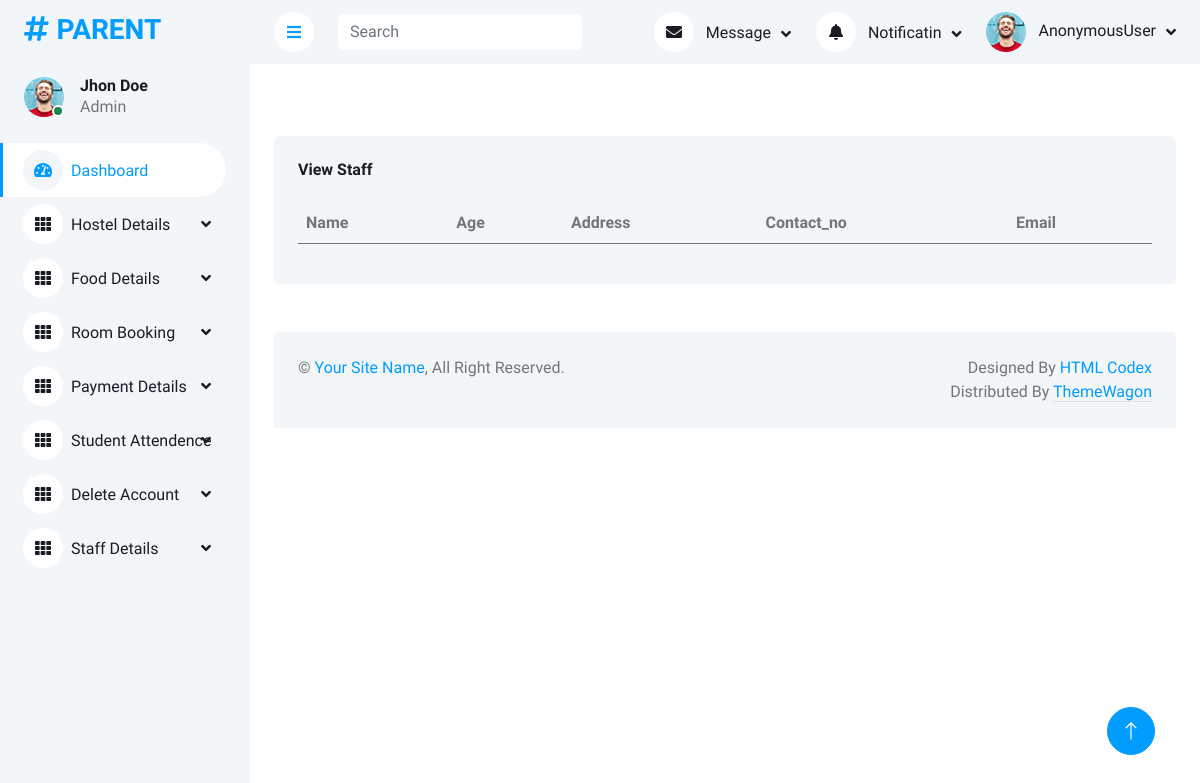
Before: /parentviewstaff with the older database file.
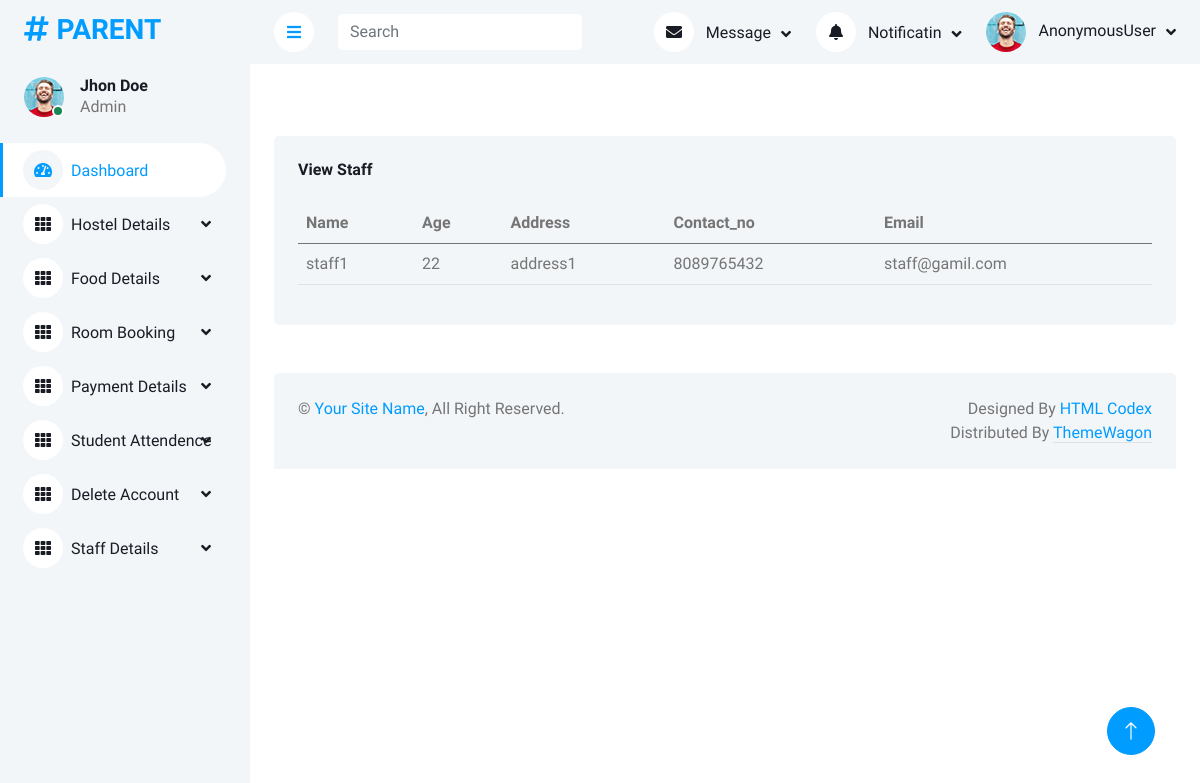
After: the same page with the newer database file.
### app/models.py (models this page shows)
class Staff(models.Model):
    name = models.CharField(max_length=40)
    age = models.IntegerField()
    address = models.TextField()
    contact_no = models.IntegerField()
    email = models.EmailField()

### app/parentviews.py (the view)
def view_staff(request):
    data=Staff.objects.all()
    return render(request,'parent_temp/parent_view_staff.html',{'data':data})

### templates/parent_temp/parent_view_staff.html
<!DOCTYPE html>
{% extends 'parent_temp/parent_home.html' %}
{% block content %}
{% load static %}
<div class="col-12">
    <div class="bg-light rounded h-100 p-4">
        <h6 class="mb-4">View Staff</h6>
        <div class="table-responsive">
            <table class="table">
                <thead>
                <tr>
                    <th scope="col">Name</th>
                    <th scope="col">Age</th>
                    <th scope="col">Address</th>
                    <th scope="col">Contact_no</th>
                    <th scope="col">Email</th>
                </tr>
                </thead>
                <tbody>
                {% for i in data %}
                <tr>
                    <td>{{i.name}}</td>
                    <td>{{i.age}}</td>
                    <td>{{i.address}}</td>
                    <td>{{i.contact_no}}</td>
                    <td>{{i.email}}</td>
                </tr>
                </tbody>
                {% endfor %}
            </table>
        </div>
    </div>
</div>
{% endblock %}

Changed rows visible on the page:
added Staff: name "staff1", age "22", address "address1", contact_no "8089765432", email "staff@gamil.com"
